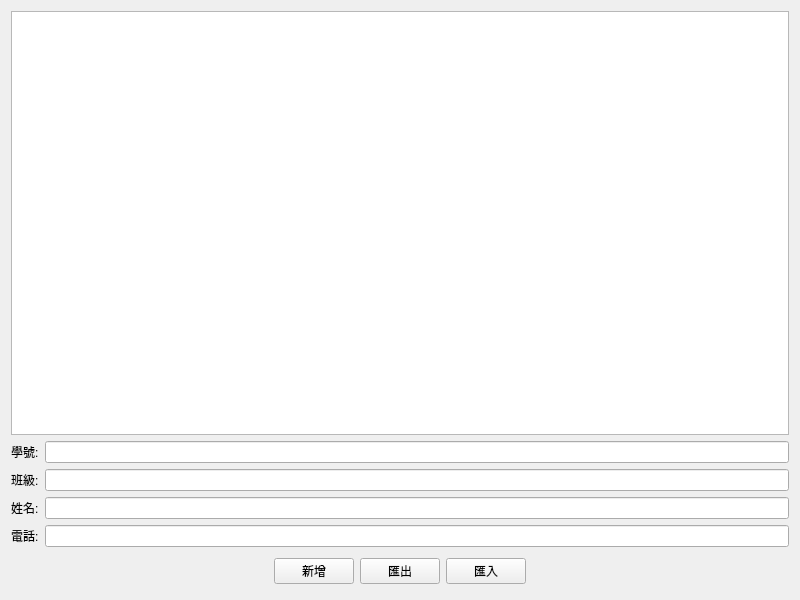
<?xml version="1.0" encoding="UTF-8"?>
<ui version="4.0">
 <class>MyWidget</class>
 <widget class="QWidget" name="MyWidget">
  <property name="geometry">
   <rect>
    <x>0</x>
    <y>0</y>
    <width>800</width>
    <height>600</height>
   </rect>
  </property>
  <property name="windowTitle">
   <string>MyWidget</string>
  </property>
  <layout class="QVBoxLayout" name="verticalLayout_2">
   <item>
    <widget class="QTableWidget" name="tableWidget"/>
   </item>
   <item>
    <layout class="QGridLayout" name="gridLayout_2">
     <item row="1" column="0">
      <widget class="QLabel" name="label_2">
       <property name="text">
        <string>班級:</string>
       </property>
      </widget>
     </item>
     <item row="3" column="1">
      <widget class="QLineEdit" name="lineEdit_4"/>
     </item>
     <item row="0" column="0">
      <widget class="QLabel" name="label_1">
       <property name="text">
        <string>學號:</string>
       </property>
      </widget>
     </item>
     <item row="1" column="1">
      <widget class="QLineEdit" name="lineEdit_2"/>
     </item>
     <item row="0" column="1">
      <widget class="QLineEdit" name="lineEdit_1"/>
     </item>
     <item row="2" column="0">
      <widget class="QLabel" name="label_3">
       <property name="text">
        <string>姓名:</string>
       </property>
      </widget>
     </item>
     <item row="2" column="1">
      <widget class="QLineEdit" name="lineEdit_3"/>
     </item>
     <item row="3" column="0">
      <widget class="QLabel" name="label_4">
       <property name="text">
        <string>電話:</string>
       </property>
      </widget>
     </item>
    </layout>
   </item>
   <item>
    <layout class="QHBoxLayout" name="horizontalLayout">
     <item>
      <spacer name="horizontalSpacer">
       <property name="orientation">
        <enum>Qt::Orientation::Horizontal</enum>
       </property>
       <property name="sizeHint" stdset="0">
        <size>
         <width>40</width>
         <height>20</height>
        </size>
       </property>
      </spacer>
     </item>
     <item>
      <widget class="QPushButton" name="pushButton">
       <property name="text">
        <string>新增</string>
       </property>
      </widget>
     </item>
     <item>
      <widget class="QPushButton" name="pushButton_2">
       <property name="text">
        <string>匯出</string>
       </property>
      </widget>
     </item>
     <item>
      <widget class="QPushButton" name="pushButton_3">
       <property name="text">
        <string>匯入</string>
       </property>
      </widget>
     </item>
     <item>
      <spacer name="horizontalSpacer_2">
       <property name="orientation">
        <enum>Qt::Orientation::Horizontal</enum>
       </property>
       <property name="sizeHint" stdset="0">
        <size>
         <width>117</width>
         <height>36</height>
        </size>
       </property>
      </spacer>
     </item>
    </layout>
   </item>
  </layout>
 </widget>
 <resources/>
 <connections/>
</ui>
